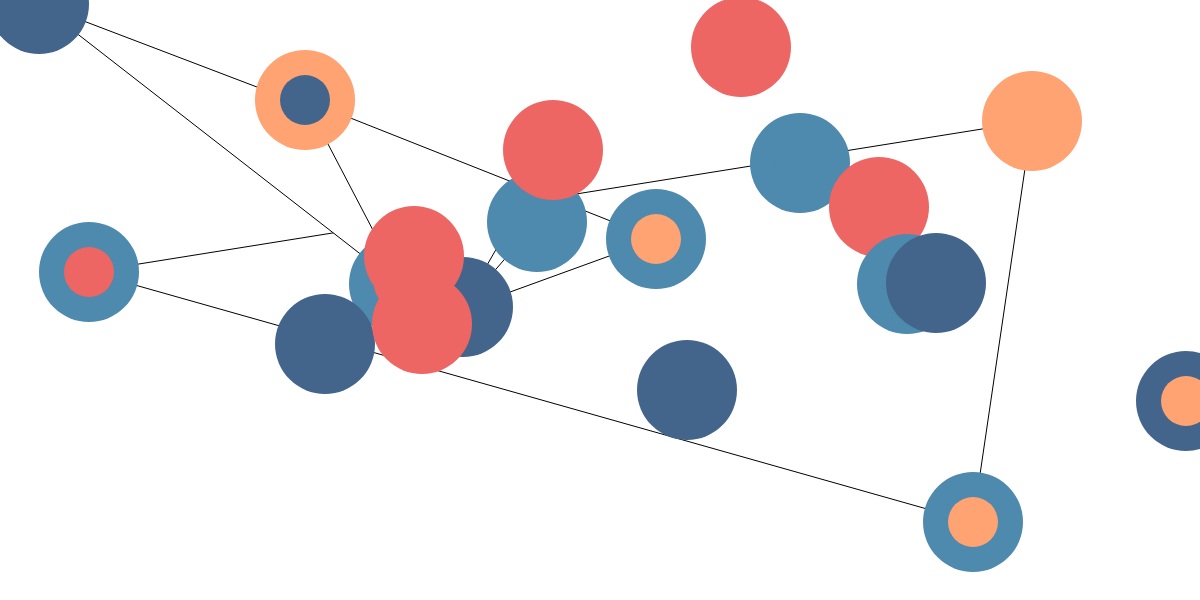
Frame 1 (no input)
Frame 2 (the mouse pressed at the canvas centre, redrawn once): identical to frame 1, image omitted

The p5.js sketch that drew this single still picture (run headless with seeded random() and noise() and a simulated clock; the mouse was pressed at the canvas centre and the sketch redrawn once):

// p5.js sketch
// ── sketch.js
var canvasWidth = 1200,
  canvasHeight = 600;
let spreadFactor = 4;

// https://colorhunt.co/
let palette = ["4e89ae", "43658b", "ed6663", "ffa372"]; // 201413
let points = [];

function setup() {
  createCanvas(canvasWidth, canvasHeight);
  
  let pgCircles = createGraphics(canvasWidth, canvasHeight);
  let pgTriangles = createGraphics(canvasWidth, canvasHeight);
  for (let i = 0; i < 20; i++) {
    let x = (canvasWidth / 2) + (int(randomGaussian() * canvasWidth / spreadFactor));
    let y = (canvasHeight / 2) + (int(randomGaussian() * canvasHeight / spreadFactor));
    let doubled = random(0, 1) > 0.5 ? true : false;
    let connectable = random(0, 1) > 0.5 ? true : false;
    points.push({
      vector: createVector(x, y), 
      options: {doubled: doubled, connectable: connectable, connected: false},
      id: i
    });
  }
  pgCircles.noStroke();

  for (let i = 0; i < points.length; i++) {
    let p = points[i];

    // base circle
    pgCircles.fill(color("#" + palette[int(random(0, palette.length))]));
    pgCircles.ellipse(p.vector.x, p.vector.y, 100, 100);

    // doubled
    if (p.options && p.options.doubled) {
      pgCircles.fill(color("#" + palette[int(random(0, palette.length))]));
      pgCircles.ellipse(p.vector.x, p.vector.y, 50, 50);
    }

    // connectable
    if (p.options && p.options.connectable) {
      let connectables = points.filter(p => p.options.connectable && ! p.options.connected);
      if (connectables.length < 3) continue;
      let distances = [];
      connectables.forEach(pd => {
        if (pd.id == p.id) return;
        let distance = Math.sqrt( Math.pow(pd.vector.x - p.vector.x, 2) + Math.pow(pd.vector.y - p.vector.y, 2));
        distances.push({id: pd.id, distance: distance});
      });
      console.log(p.id);
      distances = distances.sort((a, b) => {return b.distance - a.distance});
      distances = distances.slice(0, 2)
      console.log(distances);
      pgTriangles.beginShape();
        pgTriangles.vertex(p.vector.x, p.vector.y);
        p.options.connected = true;

        let neighbour0 = points.find(p => {return p.id == distances[0].id});
        neighbour0.options.connected = true;
        pgTriangles.vertex(neighbour0.vector.x, neighbour0.vector.y);

        let neighbour1 = points.find(p => {return p.id == distances[1].id});
        neighbour1.options.connected = true;
        pgTriangles.vertex(neighbour1.vector.x, neighbour1.vector.y);
        pgTriangles.endShape(CLOSE);
    }


  }

  image(pgTriangles, 0, 0);
  image(pgCircles, 0, 0);
  noLoop();
}

function draw() {
  // rect(leftDistance, topDistance, width, height)
  // fill(r, g, b); fill(grey); noFill();
  // map(value, in-range-min, in-range-max, out-range-min, out-range-max)
}
